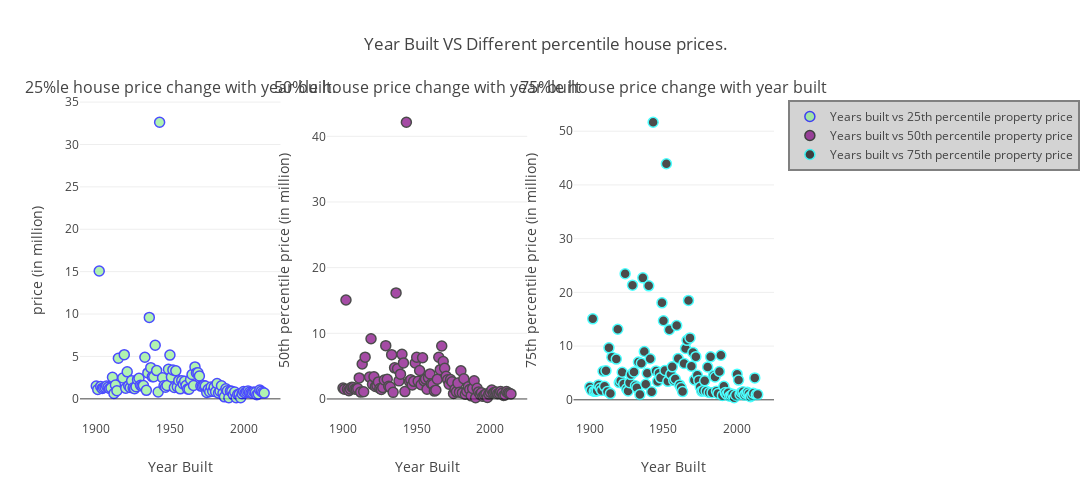

The code cell stored with this chart in its notebook:
### Markdown cell above
The above plots provide a general impression of the relationship between variables. There are some other visualizations that can provide more insight. One option is to bin one variable and plot percentiles of the other. 


In the following, please make three subplots in a row, where each subplot is a scatter plot with X = YEAR_BUILT and Y = HOUSE_PRICE. 
* The first subplot shows how the 25th percentile of `HOUSE_PRICE` changes over years (X = `YEAR_BUILT`, Y = `25TH_HOUSE_PRICE`); 
* The second subplot shows how the 50th percentile of `HOUSE_PRICE` changes over years (X = `YEAR_BUILT`, Y = `50TH_HOUSE_PRICE`); 
* The third subplot shows how the 75th percentile of `HOUSE_PRICE` changes over years (X = `YEAR_BUILT`, Y = `75TH_HOUSE_PRICE`);

### Code cell
# Prepare data for plotting.
twentyfifth_percentile_df = df1.quantile(0.25)
fiftyth_percentile_df = df1.quantile(0.50) # aka the median
median = df1.median()
seventyfifth_percentile_df = df1.quantile(0.75)
print('Max value of House price for DF:', df1['HOUSE_PRICE'].max())

df_twentyfifth = df1.groupby('YEAR_BUILT')['HOUSE_PRICE'].quantile(0.25)
df_fiftyth = df1.groupby('YEAR_BUILT')['HOUSE_PRICE'].quantile(0.5)
df_seventyfifth = df1.groupby('YEAR_BUILT')['HOUSE_PRICE'].quantile(0.75)

# Create plot data for Scatter plot.
# Feed 25%le house price vs year built plot data.
trace0 = go.Scatter(text = '25%le value',
                x = df_twentyfifth.index,
                y = df_twentyfifth.values,
                name = 'Years built vs 25th percentile property price',
                mode = 'markers',
                marker = dict(
                    size = 10,
                    color = 'lightgreen',
                    line = dict(
                        width = 1.5,
                        color = 'blue'
                        )
                    ),
                opacity = 0.7
                )

# Feed 50%le house price vs year built plot data.
trace1 = go.Scatter(text = '50%le value',
                x = df_fiftyth.index,
                y = df_fiftyth.values,
                name = 'Years built vs 50th percentile property price',
                mode = 'markers',
                marker = dict(
                    size = 10,
                    color = 'purple',
                    line = dict(
                        width = 1.5,
                        color = 'black'
                        )
                    ),
                opacity = 0.7
                )

# Feed 75%le house price vs year built plot data.
trace2 = go.Scatter(text = '75%le value',
                x = df_seventyfifth.index,
                y = df_seventyfifth.values,
                name = 'Years built vs 75th percentile property price',
                mode = 'markers',
                marker = dict(
                    size = 10,
                    color = 'black',
                    line = dict(
                        width = 1.5,
                        color = 'cyan'
                        )
                    ),
                opacity = 0.7
                )

# Create layout for the plot
layout = go.Layout(
        title="Year Built VS Different percentile house prices.",
        xaxis=dict(title='Year Built',
            ),
        yaxis=dict(title='price (in million)',
            ),
        showlegend=True,
        barmode='overlay',
        legend=dict(bgcolor='lightgray',
            bordercolor='gray',
            borderwidth=2
        )
    )

# Create subplots
fig = tools.make_subplots(rows=1, cols=3, subplot_titles=('25%le house price change with year built.', '50%le house price change with year built', '75%le house price change with year built'))

fig.append_trace(trace0, 1, 1)
fig.append_trace(trace1, 1, 2)
fig.append_trace(trace2, 1, 3)

fig['layout']['xaxis1'].update(title='Year Built', showgrid=False, type='linear')
fig['layout']['xaxis2'].update(title='Year Built', showgrid=False, type='linear')
fig['layout']['xaxis3'].update(title='Year Built', showgrid=False, type='linear')

fig['layout']['yaxis1'].update(title='25th percentile price (in million)', showgrid=True, type='linear')
fig['layout']['yaxis2'].update(title='50th percentile price (in million)', showgrid=True, type='linear')
fig['layout']['yaxis3'].update(title='75th percentile price (in million)', showgrid=True, type='linear')

# Show the plot.
init_notebook_mode(connected=True)
fig['layout'].update(layout, height=500, width=2000)
iplot(fig, filename='Q2-percentile-scatterplots')

### Figure 1 — Plotly figure (JSON) as saved in the notebook; plotly's stock layout.template omitted (floating-point values rounded to 4 significant figures)
{"data": [{"marker": {"color": "lightgreen", "line": {"color": "blue", "width": 1.5}, "size": 10}, "mode": "markers", "name": "Years built vs 25th percentile property price", "opacity": 0.7, "text": "25%le value", "type": "scatter", "uid": "cdad199c-a3f7-4324-8d16-a9239fd9e131", "x": [1900, 1901, 1902, 1903, 1904, 1905, 1906, 1907, 1908, 1909, 1910, 1911, 1912, 1913, 1914, 1915, 1918, 1919, 1920, 1921, 1922, 1923, 1924, 1925, 1926, 1927, 1928, 1929, 1930, 1931, 1932, 1933, 1934, 1935, 1936, 1937, 1938, 1939, 1940, 1941, 1942, 1943, 1945, 1946, 1947, 1948, 1949, 1950, 1951, 1952, 1953, 1954, 1955, 1956, 1957, 1958, 1959, 1960, 1961, 1962, 1963, 1964, 1965, 1966, 1967, 1968, 1969, 1970, 1971, 1972, 1973, 1974, 1975, 1976, 1977, 1978, 1979, 1980, 1981, 1982, 1983, 1984, 1985, 1986, 1987, 1988, 1989, 1990, 1991, 1992, 1993, 1994, 1995, 1996, 1997, 1998, 1999, 2000, 2001, 2002, 2003, 2004, 2005, 2006, 2007, 2008, 2009, 2010, 2011, 2012, 2013, 2014], "xaxis": "x", "y": [1.517, 1.096, 15.08, 1.464, 1.234, 1.31, 1.38, 1.503, 1.368, 1.216, 1.287, 2.535, 0.6305, 1.632, 0.96, 4.792, 2.455, 5.213, 1.259, 3.189, 1.551, 1.334, 2.139, 1.283, 1.186, 1.44, 2.262, 2.435, 1.607, 1.524, 1.576, 4.904, 1.003, 3.057, 9.604, 3.674, 2.602, 2.602, 6.324, 3.33, 0.8064, 32.62, 2.494, 1.547, 1.367, 1.579, 3.489, 5.164, 2.571, 3.413, 1.333, 3.303, 1.432, 2.147, 1.181, 2.144, 1.747, 2.067, 1.563, 1.16, 1.141, 2.287, 2.868, 1.572, 3.767, 3.059, 3.066, 2.689, 1.504, 1.485, 1.585, 1.516, 0.7603, 1.131, 0.8422, 1.402, 0.8933, 1.379, 0.843, 1.804, 0.6864, 0.9024, 1.539, 0.6615, 0.2363, 1.179, 0.955, 0.1316, 0.926, 0.8882, 0.506, 0.806, 0.1415, 0.5072, 0.5198, 0.1293, 0.601, 0.8545, 0.706, 0.8405, 0.94, 0.7815, 0.685, 0.691, 0.8133, 0.7448, 0.482, 0.57, 1.038, 0.891, 0.75, 0.677], "yaxis": "y"}, {"marker": {"color": "purple", "line": {"color": "black", "width": 1.5}, "size": 10}, "mode": "markers", "name": "Years built vs 50th percentile property price", "opacity": 0.7, "text": "50%le value", "type": "scatter", "uid": "e53d4883-04d5-447c-9f9e-deceb35e39f4", "x": [1900, 1901, 1902, 1903, 1904, 1905, 1906, 1907, 1908, 1909, 1910, 1911, 1912, 1913, 1914, 1915, 1918, 1919, 1920, 1921, 1922, 1923, 1924, 1925, 1926, 1927, 1928, 1929, 1930, 1931, 1932, 1933, 1934, 1935, 1936, 1937, 1938, 1939, 1940, 1941, 1942, 1943, 1945, 1946, 1947, 1948, 1949, 1950, 1951, 1952, 1953, 1954, 1955, 1956, 1957, 1958, 1959, 1960, 1961, 1962, 1963, 1964, 1965, 1966, 1967, 1968, 1969, 1970, 1971, 1972, 1973, 1974, 1975, 1976, 1977, 1978, 1979, 1980, 1981, 1982, 1983, 1984, 1985, 1986, 1987, 1988, 1989, 1990, 1991, 1992, 1993, 1994, 1995, 1996, 1997, 1998, 1999, 2000, 2001, 2002, 2003, 2004, 2005, 2006, 2007, 2008, 2009, 2010, 2011, 2012, 2013, 2014], "xaxis": "x2", "y": [1.655, 1.496, 15.08, 1.472, 1.26, 1.507, 1.799, 1.755, 1.518, 1.492, 1.586, 3.206, 1.049, 5.317, 1.09, 6.368, 3.333, 9.171, 2.228, 3.372, 1.894, 2.057, 2.595, 1.593, 1.443, 1.742, 2.88, 8.122, 3.007, 1.921, 1.803, 6.746, 1.003, 4.736, 16.15, 4.585, 2.754, 3.778, 6.8, 5.492, 1.123, 42.14, 2.684, 2.911, 2.133, 2.686, 5.479, 6.353, 2.686, 4.329, 2.163, 6.278, 2.756, 3.03, 1.489, 3.214, 3.818, 2.319, 2.217, 1.202, 1.338, 3.009, 6.359, 4.464, 8.061, 5.689, 4.676, 3.462, 2.926, 2.259, 2.945, 2.608, 0.8354, 1.473, 1.086, 2.413, 1.026, 4.299, 0.9225, 3.082, 0.725, 1.192, 1.858, 1.433, 0.4759, 1.605, 2.776, 0.1841, 1.637, 1.072, 0.702, 0.948, 0.4, 0.6155, 0.7585, 0.2348, 0.745, 1.005, 1.367, 0.908, 1.003, 1.053, 0.7855, 0.868, 1.123, 0.851, 0.5255, 0.609, 1.123, 0.921, 0.863, 0.768], "yaxis": "y2"}, {"marker": {"color": "black", "line": {"color": "cyan", "width": 1.5}, "size": 10}, "mode": "markers", "name": "Years built vs 75th percentile property price", "opacity": 0.7, "text": "75%le value", "type": "scatter", "uid": "adb05327-858c-4030-9ddf-618d8b1fb839", "x": [1900, 1901, 1902, 1903, 1904, 1905, 1906, 1907, 1908, 1909, 1910, 1911, 1912, 1913, 1914, 1915, 1918, 1919, 1920, 1921, 1922, 1923, 1924, 1925, 1926, 1927, 1928, 1929, 1930, 1931, 1932, 1933, 1934, 1935, 1936, 1937, 1938, 1939, 1940, 1941, 1942, 1943, 1945, 1946, 1947, 1948, 1949, 1950, 1951, 1952, 1953, 1954, 1955, 1956, 1957, 1958, 1959, 1960, 1961, 1962, 1963, 1964, 1965, 1966, 1967, 1968, 1969, 1970, 1971, 1972, 1973, 1974, 1975, 1976, 1977, 1978, 1979, 1980, 1981, 1982, 1983, 1984, 1985, 1986, 1987, 1988, 1989, 1990, 1991, 1992, 1993, 1994, 1995, 1996, 1997, 1998, 1999, 2000, 2001, 2002, 2003, 2004, 2005, 2006, 2007, 2008, 2009, 2010, 2011, 2012, 2013, 2014], "xaxis": "x3", "y": [2.373, 1.781, 15.08, 1.578, 1.628, 1.672, 2.779, 2.194, 1.748, 5.314, 2.513, 5.418, 1.553, 9.677, 1.157, 7.945, 7.581, 13.13, 3.212, 3.555, 5.137, 2.962, 23.47, 2.05, 1.657, 3.183, 4.692, 21.34, 5.18, 2.622, 2.226, 7.045, 1.003, 6.807, 22.7, 8.989, 2.907, 4.953, 21.22, 7.654, 1.498, 51.66, 5.375, 3.427, 4.959, 4.094, 18.05, 14.71, 5.466, 43.93, 3.437, 13.06, 4.742, 6.141, 3.589, 3.875, 13.83, 7.703, 2.771, 2.28, 1.528, 6.775, 9.564, 11.07, 18.5, 11.53, 6.264, 8.821, 3.708, 8.03, 4.551, 3.618, 2.393, 1.611, 1.742, 3.558, 1.608, 6.113, 1.359, 8.001, 1.337, 4.511, 4.251, 1.616, 1.168, 5.275, 8.297, 0.82, 2.504, 1.344, 1.009, 1.325, 0.6535, 0.8245, 1.042, 0.3841, 0.856, 4.771, 3.673, 0.988, 1.378, 1.493, 0.8815, 1.201, 1.386, 1.137, 0.591, 0.8345, 1.216, 4.083, 0.9915, 0.9745], "yaxis": "y3"}], "layout": {"annotations": [{"font": {"size": 16}, "showarrow": false, "text": "25%le house price change with year built.", "x": 0.1444, "xanchor": "center", "xref": "paper", "y": 1, "yanchor": "bottom", "yref": "paper"}, {"font": {"size": 16}, "showarrow": false, "text": "50%le house price change with year built", "x": 0.5, "xanchor": "center", "xref": "paper", "y": 1, "yanchor": "bottom", "yref": "paper"}, {"font": {"size": 16}, "showarrow": false, "text": "75%le house price change with year built", "x": 0.8556, "xanchor": "center", "xref": "paper", "y": 1, "yanchor": "bottom", "yref": "paper"}], "barmode": "overlay", "height": 500, "legend": {"bgcolor": "lightgray", "bordercolor": "gray", "borderwidth": 2}, "showlegend": true, "title": {"text": "Year Built VS Different percentile house prices."}, "width": 2000, "xaxis": {"anchor": "y", "domain": [0, 0.2889], "showgrid": false, "title": {"text": "Year Built"}, "type": "linear"}, "xaxis2": {"anchor": "y2", "domain": [0.3556, 0.6444], "showgrid": false, "title": {"text": "Year Built"}, "type": "linear"}, "xaxis3": {"anchor": "y3", "domain": [0.7111, 1], "showgrid": false, "title": {"text": "Year Built"}, "type": "linear"}, "yaxis": {"anchor": "x", "domain": [0, 1], "showgrid": true, "title": {"text": "price (in million)"}, "type": "linear"}, "yaxis2": {"anchor": "x2", "domain": [0, 1], "showgrid": true, "title": {"text": "50th percentile price (in million)"}, "type": "linear"}, "yaxis3": {"anchor": "x3", "domain": [0, 1], "showgrid": true, "title": {"text": "75th percentile price (in million)"}, "type": "linear"}}}
